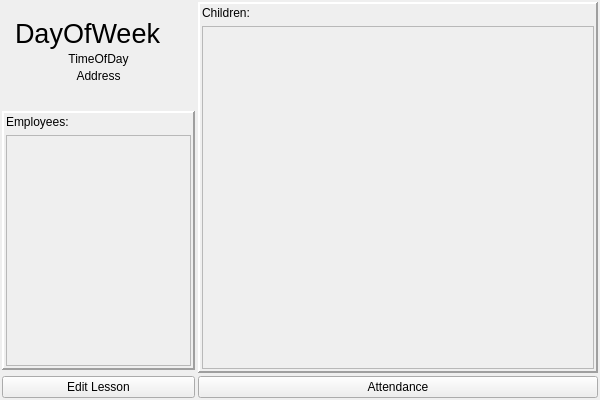
<?xml version="1.0" encoding="UTF-8"?>
<ui version="4.0">
 <class>LessonViewClass</class>
 <widget class="QWidget" name="LessonViewClass">
  <property name="geometry">
   <rect>
    <x>0</x>
    <y>0</y>
    <width>600</width>
    <height>400</height>
   </rect>
  </property>
  <property name="windowTitle">
   <string>LessonView</string>
  </property>
  <layout class="QGridLayout" name="gridLayout">
   <property name="leftMargin">
    <number>2</number>
   </property>
   <property name="topMargin">
    <number>2</number>
   </property>
   <property name="rightMargin">
    <number>2</number>
   </property>
   <property name="bottomMargin">
    <number>2</number>
   </property>
   <property name="spacing">
    <number>3</number>
   </property>
   <item row="3" column="1">
    <widget class="QLabel" name="time_label">
     <property name="font">
      <font/>
     </property>
     <property name="text">
      <string>TimeOfDay</string>
     </property>
     <property name="alignment">
      <set>Qt::AlignmentFlag::AlignCenter</set>
     </property>
    </widget>
   </item>
   <item row="5" column="1">
    <spacer name="horizontalSpacer">
     <property name="orientation">
      <enum>Qt::Orientation::Horizontal</enum>
     </property>
     <property name="sizeHint" stdset="0">
      <size>
       <width>40</width>
       <height>10</height>
      </size>
     </property>
    </spacer>
   </item>
   <item row="12" column="3">
    <widget class="QPushButton" name="attendance_button">
     <property name="text">
      <string>Attendance</string>
     </property>
    </widget>
   </item>
   <item row="0" column="3" rowspan="12">
    <widget class="QFrame" name="children_frame">
     <property name="sizePolicy">
      <sizepolicy hsizetype="MinimumExpanding" vsizetype="MinimumExpanding">
       <horstretch>0</horstretch>
       <verstretch>0</verstretch>
      </sizepolicy>
     </property>
     <property name="minimumSize">
      <size>
       <width>400</width>
       <height>0</height>
      </size>
     </property>
     <property name="frameShape">
      <enum>QFrame::Shape::Panel</enum>
     </property>
     <property name="frameShadow">
      <enum>QFrame::Shadow::Raised</enum>
     </property>
     <property name="lineWidth">
      <number>2</number>
     </property>
     <layout class="QVBoxLayout" name="verticalLayout_3">
      <property name="leftMargin">
       <number>2</number>
      </property>
      <property name="topMargin">
       <number>2</number>
      </property>
      <property name="rightMargin">
       <number>2</number>
      </property>
      <property name="bottomMargin">
       <number>2</number>
      </property>
      <item>
       <widget class="QLabel" name="children_label">
        <property name="text">
         <string>Children:</string>
        </property>
       </widget>
      </item>
      <item>
       <widget class="QScrollArea" name="children_scroll">
        <property name="widgetResizable">
         <bool>true</bool>
        </property>
        <widget class="QWidget" name="children_scroll_contents">
         <property name="geometry">
          <rect>
           <x>0</x>
           <y>0</y>
           <width>390</width>
           <height>337</height>
          </rect>
         </property>
         <layout class="QVBoxLayout" name="verticalLayout_2">
          <property name="leftMargin">
           <number>0</number>
          </property>
          <property name="topMargin">
           <number>0</number>
          </property>
          <property name="rightMargin">
           <number>0</number>
          </property>
          <property name="bottomMargin">
           <number>0</number>
          </property>
         </layout>
        </widget>
       </widget>
      </item>
     </layout>
    </widget>
   </item>
   <item row="10" column="0" colspan="3">
    <widget class="QFrame" name="employees_frame">
     <property name="frameShape">
      <enum>QFrame::Shape::Panel</enum>
     </property>
     <property name="frameShadow">
      <enum>QFrame::Shadow::Raised</enum>
     </property>
     <property name="lineWidth">
      <number>2</number>
     </property>
     <layout class="QVBoxLayout" name="verticalLayout_4">
      <property name="leftMargin">
       <number>2</number>
      </property>
      <property name="topMargin">
       <number>2</number>
      </property>
      <property name="rightMargin">
       <number>2</number>
      </property>
      <property name="bottomMargin">
       <number>2</number>
      </property>
      <item>
       <widget class="QLabel" name="employees_label">
        <property name="text">
         <string>Employees:</string>
        </property>
       </widget>
      </item>
      <item>
       <widget class="QScrollArea" name="employees_scroll">
        <property name="widgetResizable">
         <bool>true</bool>
        </property>
        <widget class="QWidget" name="employees_scroll_contents">
         <property name="geometry">
          <rect>
           <x>0</x>
           <y>0</y>
           <width>183</width>
           <height>234</height>
          </rect>
         </property>
         <layout class="QVBoxLayout" name="verticalLayout">
          <property name="leftMargin">
           <number>0</number>
          </property>
          <property name="topMargin">
           <number>0</number>
          </property>
          <property name="rightMargin">
           <number>0</number>
          </property>
          <property name="bottomMargin">
           <number>0</number>
          </property>
         </layout>
        </widget>
       </widget>
      </item>
     </layout>
    </widget>
   </item>
   <item row="2" column="1">
    <widget class="QLabel" name="day_label">
     <property name="font">
      <font>
       <pointsize>20</pointsize>
      </font>
     </property>
     <property name="text">
      <string>DayOfWeek</string>
     </property>
    </widget>
   </item>
   <item row="0" column="1">
    <spacer name="horizontalSpacer_2">
     <property name="orientation">
      <enum>Qt::Orientation::Horizontal</enum>
     </property>
     <property name="sizeHint" stdset="0">
      <size>
       <width>40</width>
       <height>10</height>
      </size>
     </property>
    </spacer>
   </item>
   <item row="12" column="0" colspan="3">
    <widget class="QPushButton" name="edit_button">
     <property name="text">
      <string>Edit Lesson</string>
     </property>
    </widget>
   </item>
   <item row="4" column="1">
    <widget class="ClickableLabel" name="address_label">
     <property name="text">
      <string>Address</string>
     </property>
     <property name="alignment">
      <set>Qt::AlignmentFlag::AlignCenter</set>
     </property>
    </widget>
   </item>
   <item row="2" column="0" rowspan="3">
    <spacer name="verticalSpacer_2">
     <property name="orientation">
      <enum>Qt::Orientation::Vertical</enum>
     </property>
     <property name="sizeHint" stdset="0">
      <size>
       <width>10</width>
       <height>40</height>
      </size>
     </property>
    </spacer>
   </item>
   <item row="2" column="2" rowspan="3">
    <spacer name="verticalSpacer">
     <property name="orientation">
      <enum>Qt::Orientation::Vertical</enum>
     </property>
     <property name="sizeHint" stdset="0">
      <size>
       <width>10</width>
       <height>40</height>
      </size>
     </property>
    </spacer>
   </item>
  </layout>
 </widget>
 <layoutdefault spacing="6" margin="11"/>
 <customwidgets>
  <customwidget>
   <class>ClickableLabel</class>
   <extends>QLabel</extends>
   <header location="global">clickablelabel.h</header>
  </customwidget>
 </customwidgets>
 <resources/>
 <connections/>
</ui>
